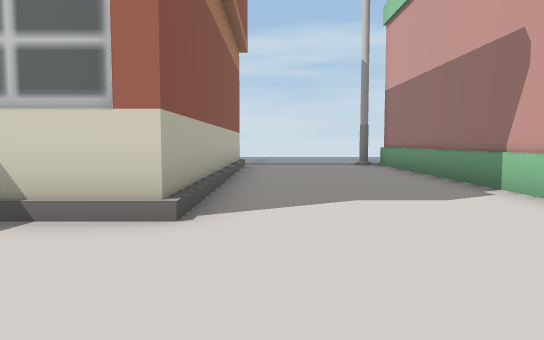
View 1 (above)

22 first-person views from a walk through a 3-D level made in the Unity game engine. The camera is 1.3 m above the floor, tilts 4° down and sees 70° across. The floor is counted in squares, 2 m on a side. Each view is taken from the middle of a square. On the plan, view 1 faces up. The plan holds only what a view shows up to about 11 squares ahead; the rest is blank. The place goes on beyond the plan. Some animated figures are left out.

View 2
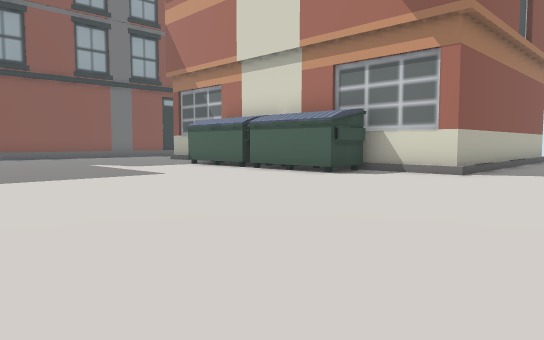

View 3
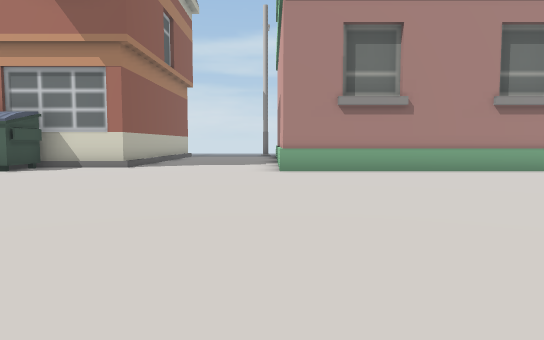

View 4
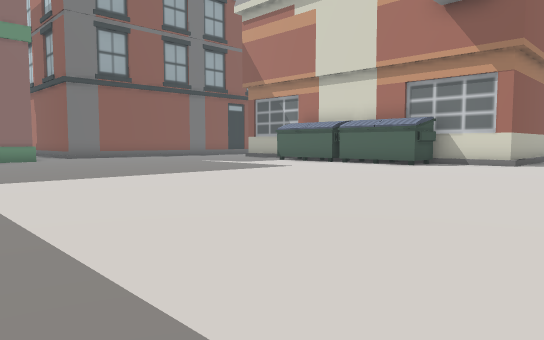

View 5
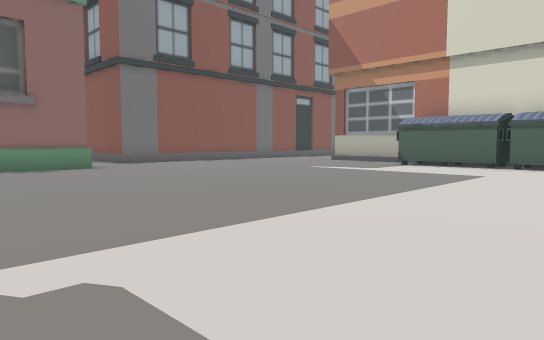

View 6
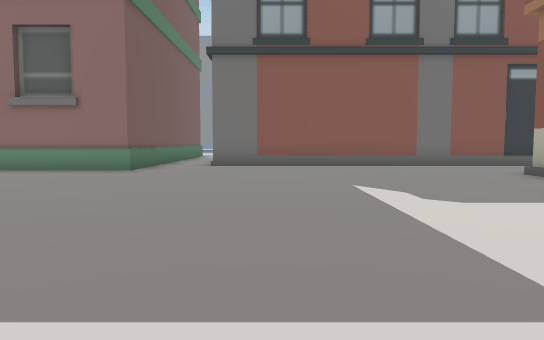

View 7
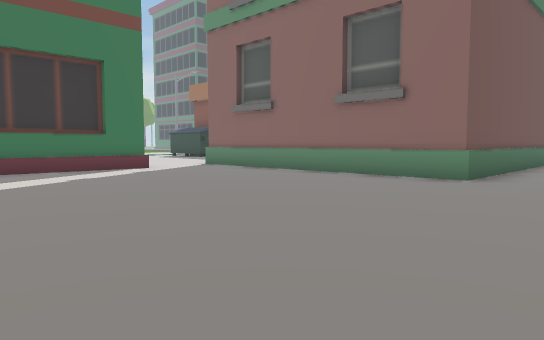

View 8
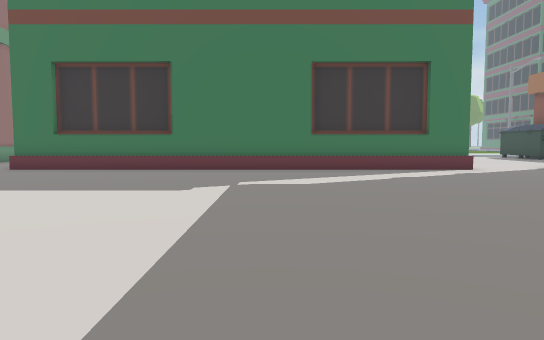

View 9
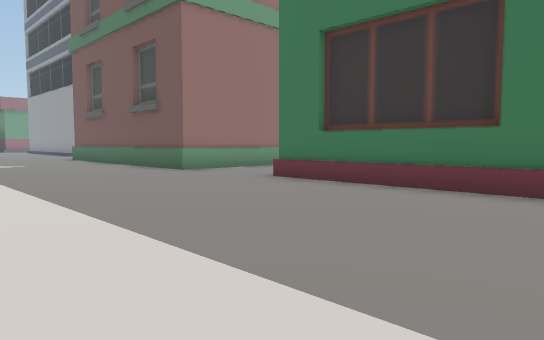

View 10
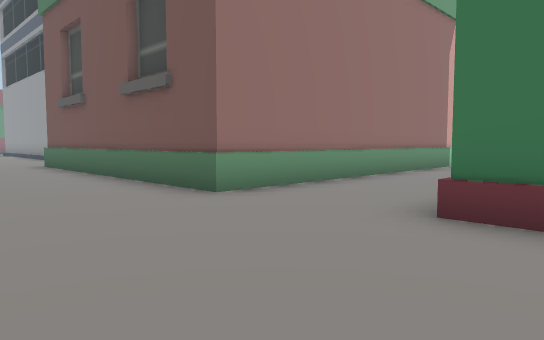

View 11
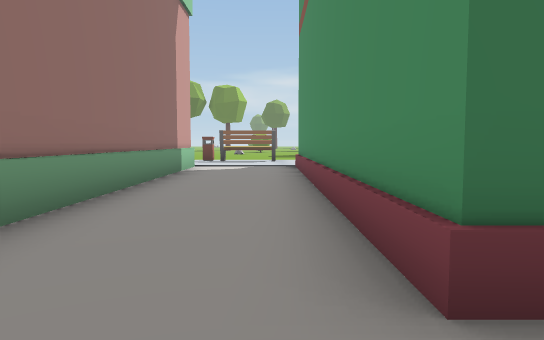

View 12
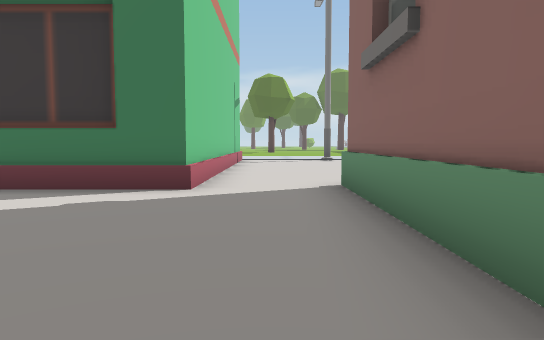

View 13
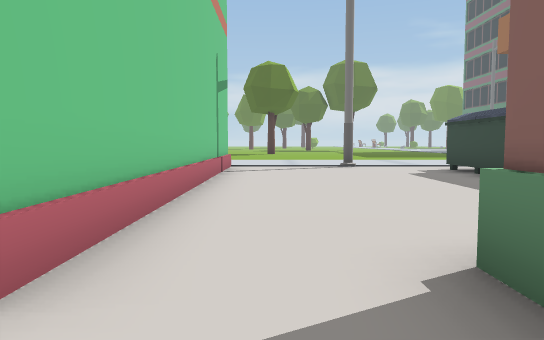

View 14
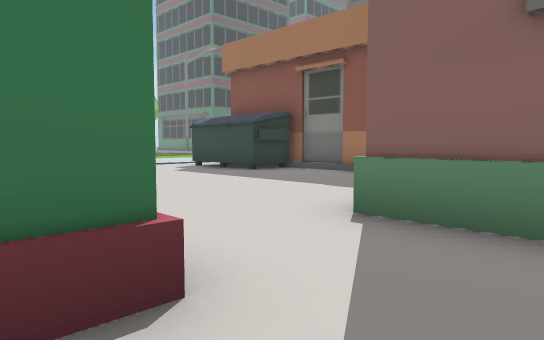

View 15
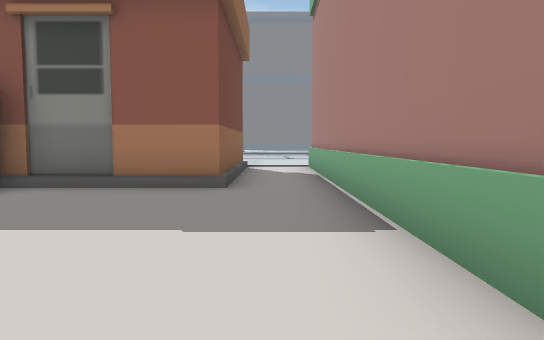

View 16
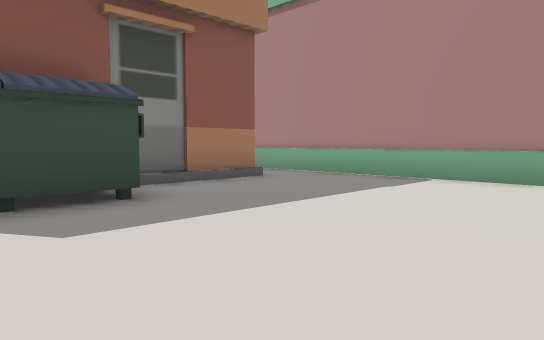

View 17
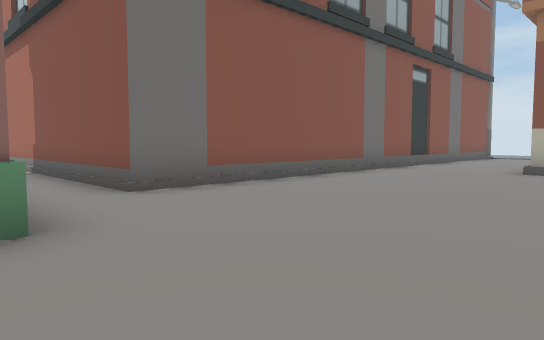

View 18
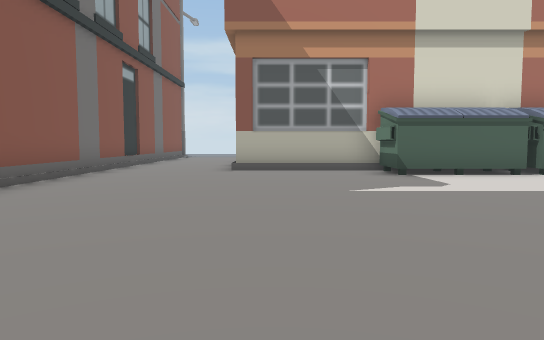

View 19
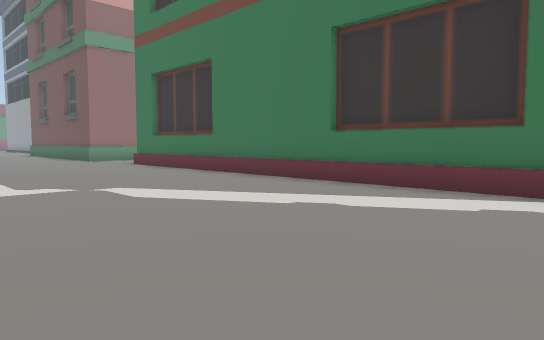

View 20
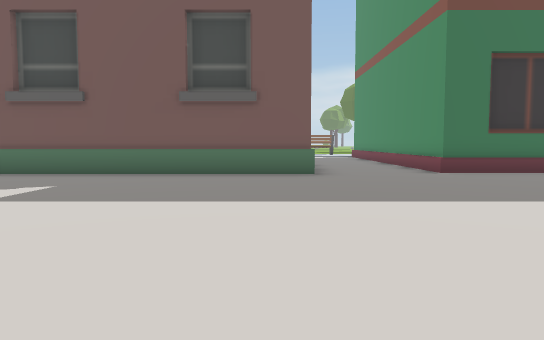

View 21
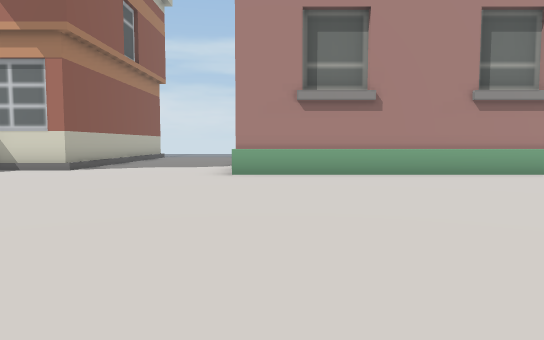

View 22
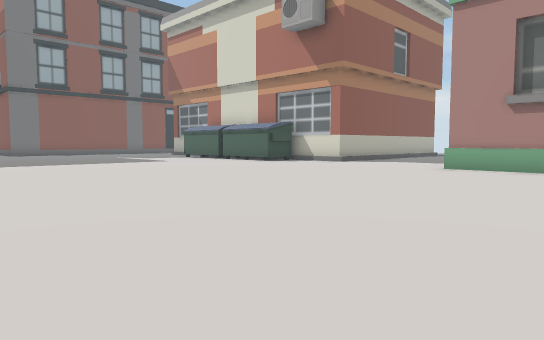

### Floor plan
Key: @ floor where view 1 was taken; # wall or solid block; . floor; B building; O other object.
Columns run from 20 left of view 1 to 7 right of it. Each row starts with its distance up from view 1.
 11                  BB#...B BB
 10                    #...#
  9                    #...#
  8                    #...#
  7                    #...#
  6                    #...#
  5      #..           #...#
  4      #..           #...#
  3      #......###  B.....##
  2      #......O##OO#.....B####
  1      #......................
  0      #..............@.......
 -1      #......................
 -2      #......................
 -3 ######.....................
 -4  ..........................
 -5   ..........................
 -6        B....................
 -7        B....................
 -8        B....................
 -9        B....................
-10        B....................
-11        B....................
-12        B................BBBB
-13 #######B.B#BB####BB#B..B
-14 .........B          B..B
-15 ##B......B          B..B
-16  ##......B          B..B
-17   #......B          B..B
-18   ##.....B          B..B
-19     .....B          B..B
-20    O.....B          B..B

Positions as (right, up) in squares from view 1, and headings:
1: (0, 0), facing up
2: (2, -5), facing up-left
3: (3, -7), facing up
4: (2, -9), facing up-left
5: (-3, -9), facing up-left
6: (-4, -2), facing left
7: (-6, -3), facing down-left
8: (-6, -3), facing down
9: (-5, -7), facing down-right
10: (-1, -9), facing down-right
11: (1, -11), facing down
12: (-12, -7), facing down
13: (-12, -11), facing down
14: (-10, -11), facing down-left
15: (-12, -14), facing left
16: (-12, -20), facing up-left
17: (-10, -6), facing up-left
18: (-11, -6), facing up
19: (-11, -7), facing down-right
20: (4, -4), facing down
21: (4, -6), facing up
22: (7, -8), facing up-left
